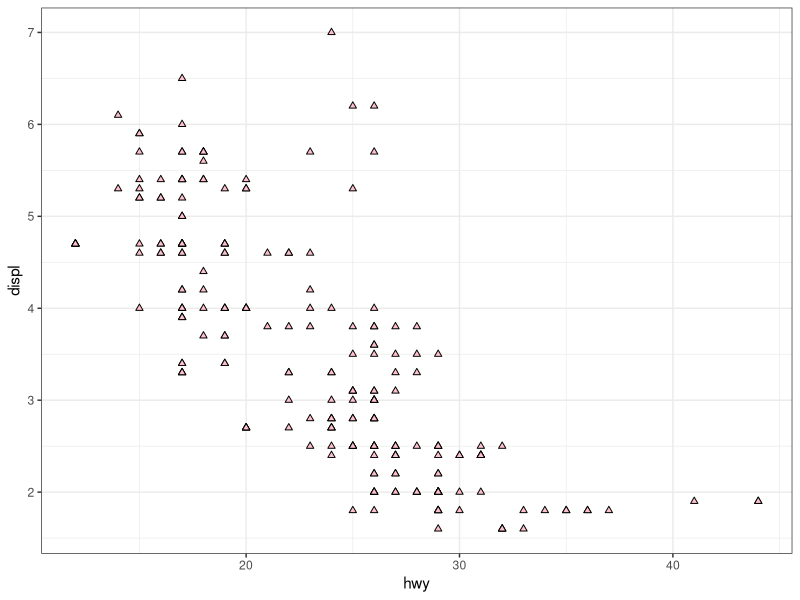
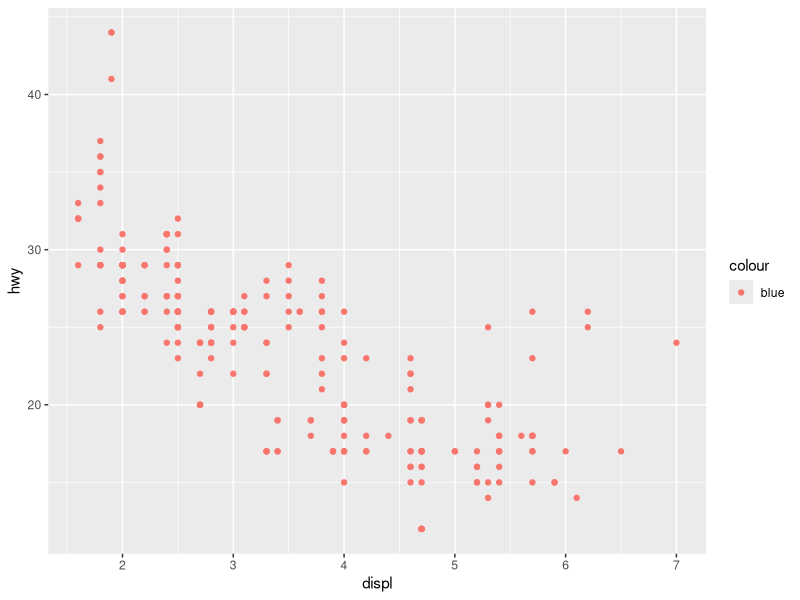
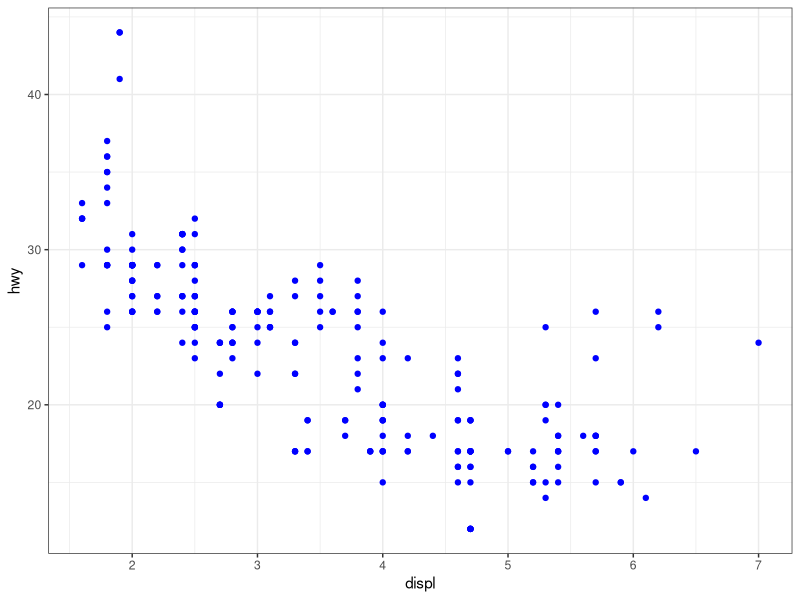
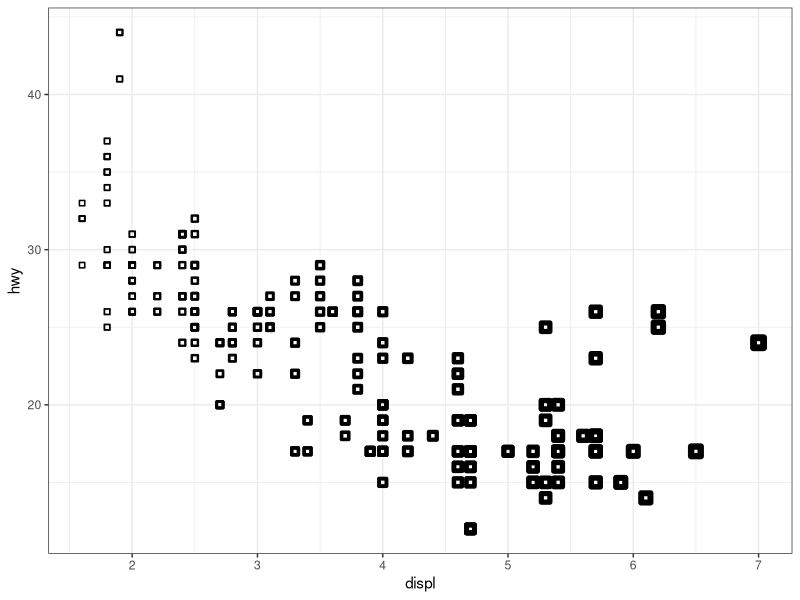
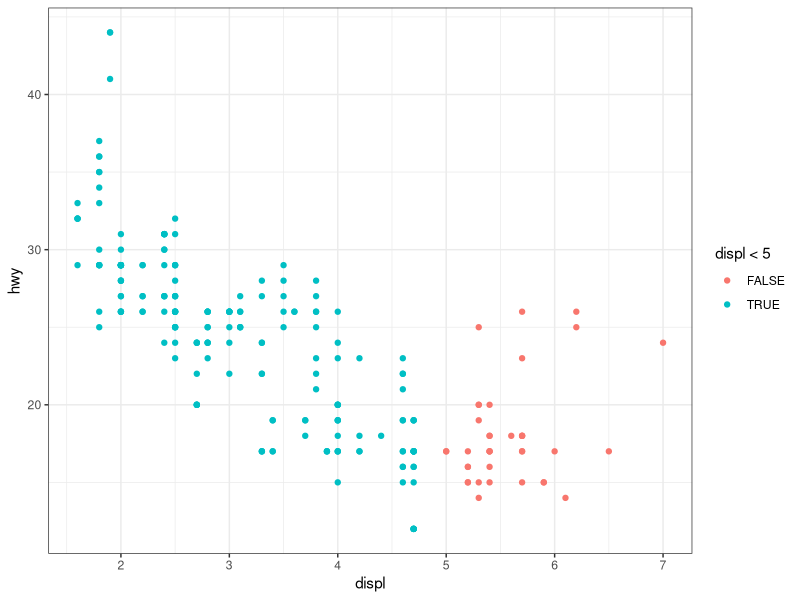
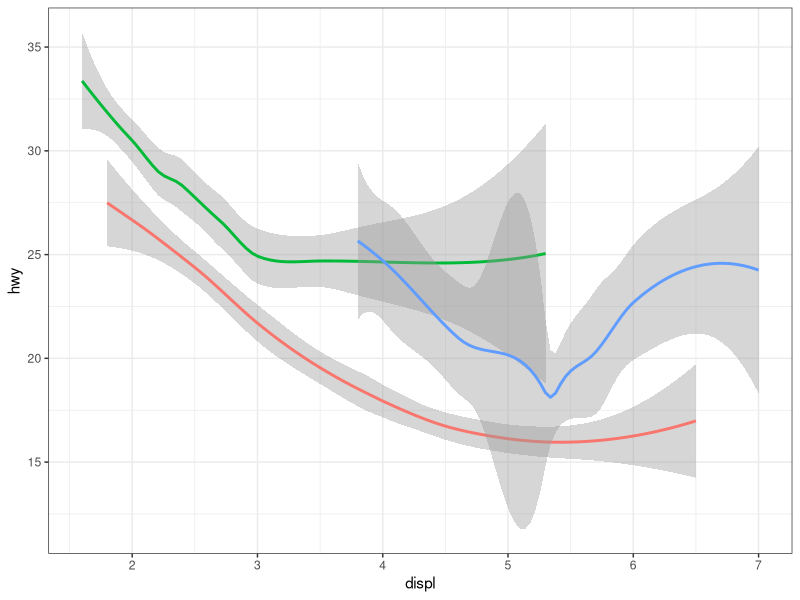
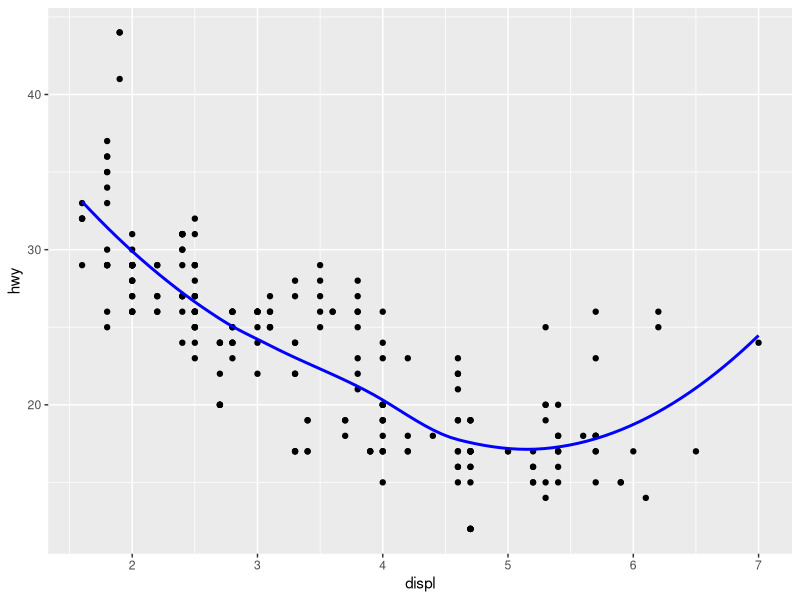
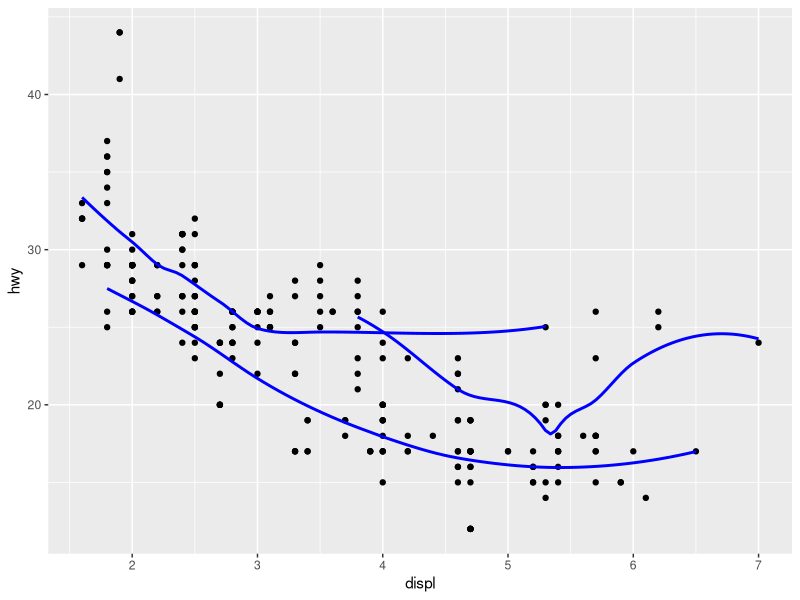

Reproduce these figures in R, in order.
## ---- chunk 1
#| label: setup
#| warning: false
#| error: false

library(tidyverse)
data("mpg")
data("diamonds")
## ---- chunk 2
#| label: fig-q1-ex1
#| fig-cap: "Question 1: Scatterplot of hwy vs. displ"
#| message: false
#| error: false
#| warning: false

mpg |>
  ggplot(aes(x = hwy, y = displ)) +
  geom_point(shape = 24, fill = "pink") +
  theme_bw()
## ---- chunk 3
#| label: fig-q2-ex2-wrong
#| fig-cap: "The wrong plot produced by the faulty code"
ggplot(mpg) +    
  geom_point(aes(x = displ, y = hwy, color = "blue"))
## ---- chunk 4
#| label: fig-q2-ex2
#| fig-cap: "Corrected code produces blue points in the scatterplot"

mpg |>
  ggplot() +
  geom_point(aes(x = displ, y = hwy), 
             color = "blue") +
  theme_bw()
## ---- chunk 5
#| label: fig-q3-ex2
#| fig-cap: "Use of stroke aesthetic"

mpg |>
  ggplot() +
  geom_point(aes(x = displ, 
                 y = hwy,
                 stroke = displ/2),
             shape = 22) +
  theme_bw()
## ---- chunk 6
#| label: fig-q4-ex2
#| fig-cap: "Use of a logical expression in place of a variable in an aesthetic"

mpg |>
  ggplot(aes(x = displ, 
             y = hwy,
             color = displ < 5)) +
  geom_point() +
  theme_bw()

## ---- chunk 7
#| label: q2-ex3

ggplot(mpg, aes(x = displ, y = hwy)) +
  geom_smooth(aes(color = drv), show.legend = FALSE) +
  theme_bw()
## ---- chunk 8
#| label: q4-ex3
#| layout-ncol: 2
#| layout-nrow: 3

# First Plot
mpg |>
  ggplot(aes(displ, hwy)) +
  geom_point() +
  geom_smooth(se = FALSE, color = "blue")

# Second Plot
mpg |>
  ggplot(aes(displ, hwy)) +
  geom_point() +
  geom_smooth(aes(group = drv), 
              se = FALSE, 
              color = "blue")

# Third Plot
mpg |>
  ggplot(aes(x = displ, 
             y = hwy,
             color = drv)) +
  geom_point() +
  geom_smooth(se = FALSE)

# Fourth Plot
mpg |>
  ggplot(aes(displ, hwy)) +
  geom_point(aes(color = drv)) +
  geom_smooth(se = FALSE, color = "blue")

# Fifth Plot
mpg |>
  ggplot(aes(displ, hwy)) +
  geom_point(aes(color = drv)) +
  geom_smooth(aes(linetype = drv),
              se = FALSE, 
              color = "blue")

# Sixth Plot
mpg |>
  ggplot(aes(x = displ, 
             y = hwy,
             fill = drv)) +
  geom_point(shape = 21,
             color = "white",
             stroke = 1.5)
## ---- chunk 9
#| label: fig-q1-ex4
#| fig-cap-location: top
#| fig-cap: "Faceting on a continuous variable like price results in a useless plot"
data("diamonds")
diamonds |>
  # Filter to reduce number of observations to 
  # avoid overuse of computing power
  filter(carat > 2.5) |>
  ggplot(aes(y = price,
             x = carat)) +
  geom_point() + 
  theme_minimal() + 
  facet_wrap(~price)

## ---- chunk 10
#| label: fig-q3-ex4
#| fig-cap: "Plots produced by Code in Question 3, Exercise 10.4.1"
#| echo: false
#| message: false
#| error: false
#| layout-ncol: 2

ggplot(mpg) +    
  geom_point(aes(x = displ, y = hwy)) +   
  facet_grid(drv ~ .)  

ggplot(mpg) +    
  geom_point(aes(x = displ, y = hwy)) +   
  facet_grid(. ~ cyl)
## ---- chunk 11
#| label: fig-q3a-ex4
#| fig-cap: "Plots to demonstrate use of . in ggplot2"
#| layout-ncol: 2
#| error: false
#| message: false
#| warning: false

# Plot 1
ggplot(mpg) +    
  geom_point(aes(x = displ, y = hwy)) +   
  facet_grid(drv ~ .) +
  labs(title = "Plot 1")

# Plot 2
ggplot(mpg) +    
  geom_point(aes(x = displ, y = hwy)) +   
  facet_grid(. ~ drv) + 
  labs(title = "Plot 2")

## ---- chunk 12
#| label: fig-q7-ex4
#| fig-cap: "Recreating facet_grid() graph with facet_wrap() using options"


ggplot(mpg) +    
  geom_point(aes(x = displ, y = hwy)) +   
  facet_wrap(~drv, 
             dir = "v", 
             strip.position = "right")
## ---- chunk 13
#| label: fig_q1_ex5
#| fig-cap: "Producing same plot with geom_pointrange() instead of stat_summary()"
diamonds |>
  group_by(cut) |>
  summarise(dep = median(depth),
            dep_min = min(depth),
            dep_max = max(depth)) |>
  ggplot() +
  geom_pointrange(aes(x = cut,
                      y = dep,
                      ymin = dep_min,
                      ymax = dep_max), 
                  stat = "identity")
